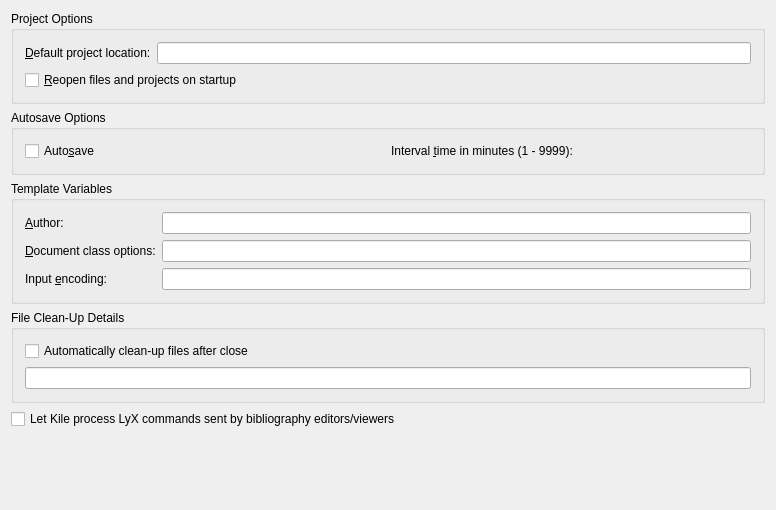
<ui version="4.0" >
 <class>KileWidgetGeneralConfig</class>
 <widget class="QWidget" name="KileWidgetGeneralConfig" >
  <property name="geometry" >
   <rect>
    <x>0</x>
    <y>0</y>
    <width>776</width>
    <height>510</height>
   </rect>
  </property>
  <property name="sizePolicy" >
   <sizepolicy vsizetype="MinimumExpanding" hsizetype="MinimumExpanding" >
    <horstretch>0</horstretch>
    <verstretch>0</verstretch>
   </sizepolicy>
  </property>
  <property name="maximumSize" >
   <size>
    <width>32767</width>
    <height>32767</height>
   </size>
  </property>
  <property name="windowTitle" >
   <string>General</string>
  </property>
  <layout class="QVBoxLayout" >
   <item>
    <widget class="QGroupBox" name="groupBox5" >
     <property name="title" >
      <string>Project Options</string>
     </property>
     <property name="flat" >
      <bool>true</bool>
     </property>
     <layout class="QGridLayout" >
      <item row="1" column="0" colspan="2" >
       <widget class="QCheckBox" name="kcfg_Restore" >
        <property name="text" >
         <string>&amp;Reopen files and projects on startup</string>
        </property>
       </widget>
      </item>
      <item row="0" column="0" >
       <widget class="QLabel" name="textLabel2_2" >
        <property name="text" >
         <string>&amp;Default project location:</string>
        </property>
        <property name="wordWrap" >
         <bool>false</bool>
        </property>
        <property name="buddy" >
         <cstring>kcfg_DefaultProjectLocation</cstring>
        </property>
       </widget>
      </item>
      <item row="0" column="1" >
       <widget class="KLineEdit" name="kcfg_DefaultProjectLocation" />
      </item>
     </layout>
    </widget>
   </item>
   <item>
    <widget class="QGroupBox" name="groupBox1" >
     <property name="sizePolicy" >
      <sizepolicy vsizetype="Minimum" hsizetype="Preferred" >
       <horstretch>0</horstretch>
       <verstretch>0</verstretch>
      </sizepolicy>
     </property>
     <property name="title" >
      <string>Autosave Options</string>
     </property>
     <property name="flat" >
      <bool>true</bool>
     </property>
     <layout class="QHBoxLayout" >
      <item>
       <widget class="QCheckBox" name="kcfg_Autosave" >
        <property name="text" >
         <string>Auto&amp;save</string>
        </property>
       </widget>
      </item>
      <item>
       <layout class="QHBoxLayout" >
        <item>
         <widget class="QLabel" name="textLabel1" >
          <property name="text" >
           <string>Interval &amp;time in minutes (1 - 9999):</string>
          </property>
          <property name="wordWrap" >
           <bool>false</bool>
          </property>
          <property name="buddy" >
           <cstring>kcfg_AutosaveInterval</cstring>
          </property>
         </widget>
        </item>
        <item>
         <widget class="KIntNumInput" name="kcfg_AutosaveInterval" >
          <property name="minValue" stdset="0" >
           <number>1</number>
          </property>
          <property name="maxValue" stdset="0" >
           <number>9999</number>
          </property>
         </widget>
        </item>
       </layout>
      </item>
     </layout>
    </widget>
   </item>
   <item>
    <widget class="QGroupBox" name="groupBox3" >
     <property name="title" >
      <string>Template Variables</string>
     </property>
     <property name="flat" >
      <bool>true</bool>
     </property>
     <layout class="QGridLayout" >
      <item row="0" column="1" >
       <widget class="KLineEdit" name="kcfg_Author" />
      </item>
      <item row="2" column="1" >
       <widget class="KLineEdit" name="kcfg_TemplateEncoding" />
      </item>
      <item row="1" column="1" >
       <widget class="KLineEdit" name="kcfg_DocumentClassOptions" />
      </item>
      <item row="0" column="0" >
       <widget class="QLabel" name="textLabel3" >
        <property name="text" >
         <string>&amp;Author:</string>
        </property>
        <property name="wordWrap" >
         <bool>false</bool>
        </property>
        <property name="buddy" >
         <cstring>kcfg_Author</cstring>
        </property>
       </widget>
      </item>
      <item row="1" column="0" >
       <widget class="QLabel" name="textLabel4" >
        <property name="text" >
         <string>&amp;Document class options:</string>
        </property>
        <property name="wordWrap" >
         <bool>false</bool>
        </property>
        <property name="buddy" >
         <cstring>kcfg_DocumentClassOptions</cstring>
        </property>
       </widget>
      </item>
      <item row="2" column="0" >
       <widget class="QLabel" name="textLabel5" >
        <property name="text" >
         <string>Input &amp;encoding:</string>
        </property>
        <property name="wordWrap" >
         <bool>false</bool>
        </property>
        <property name="buddy" >
         <cstring>kcfg_TemplateEncoding</cstring>
        </property>
       </widget>
      </item>
     </layout>
    </widget>
   </item>
   <item>
    <widget class="QGroupBox" name="groupBox4" >
     <property name="title" >
      <string>File Clean-Up Details</string>
     </property>
     <property name="flat" >
      <bool>true</bool>
     </property>
     <layout class="QVBoxLayout" >
      <item>
       <widget class="QCheckBox" name="kcfg_CleanUpAfterClose" >
        <property name="text" >
         <string>Automatically clean-up files after close</string>
        </property>
       </widget>
      </item>
      <item>
       <widget class="KLineEdit" name="kcfg_CleanUpFileExtensions" />
      </item>
     </layout>
    </widget>
   </item>
   <item>
    <widget class="QCheckBox" name="kcfg_RunLyxServer" >
     <property name="text" >
      <string>Let Kile process LyX commands sent by bibliography editors/viewers</string>
     </property>
    </widget>
   </item>
   <item>
    <spacer>
     <property name="orientation" >
      <enum>Qt::Vertical</enum>
     </property>
     <property name="sizeHint" stdset="0" >
      <size>
       <width>20</width>
       <height>40</height>
      </size>
     </property>
    </spacer>
   </item>
  </layout>
 </widget>
 <layoutdefault spacing="6" margin="11" />
 <pixmapfunction>qPixmapFromMimeSource</pixmapfunction>
 <customwidgets>
  <customwidget>
   <class>KIntNumInput</class>
   <extends>QWidget</extends>
   <header>knuminput.h</header>
  </customwidget>
  <customwidget>
   <class>KLineEdit</class>
   <extends>QLineEdit</extends>
   <header>klineedit.h</header>
  </customwidget>
 </customwidgets>
 <includes>
  <include location="local" >knuminput.h</include>
  <include location="local" >klineedit.h</include>
 </includes>
 <resources/>
 <connections/>
</ui>
